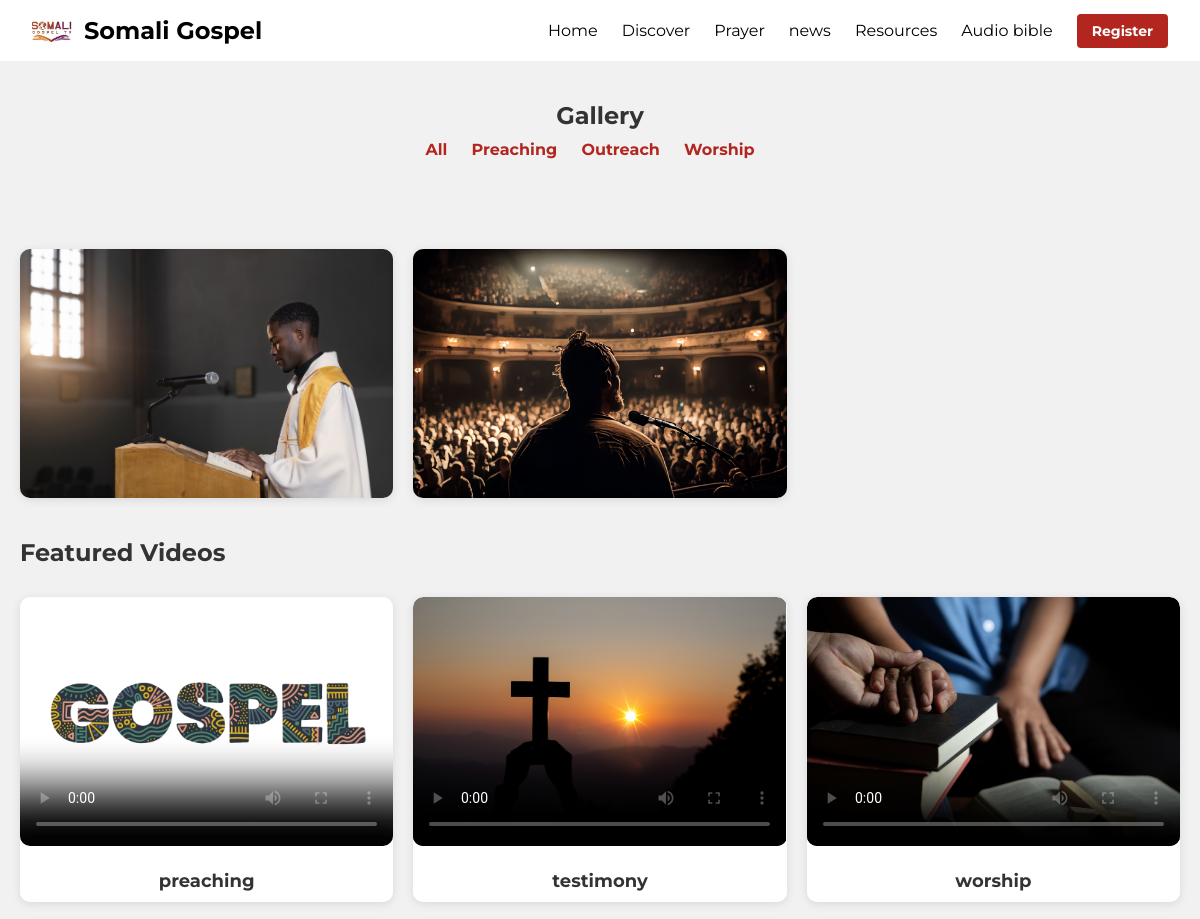
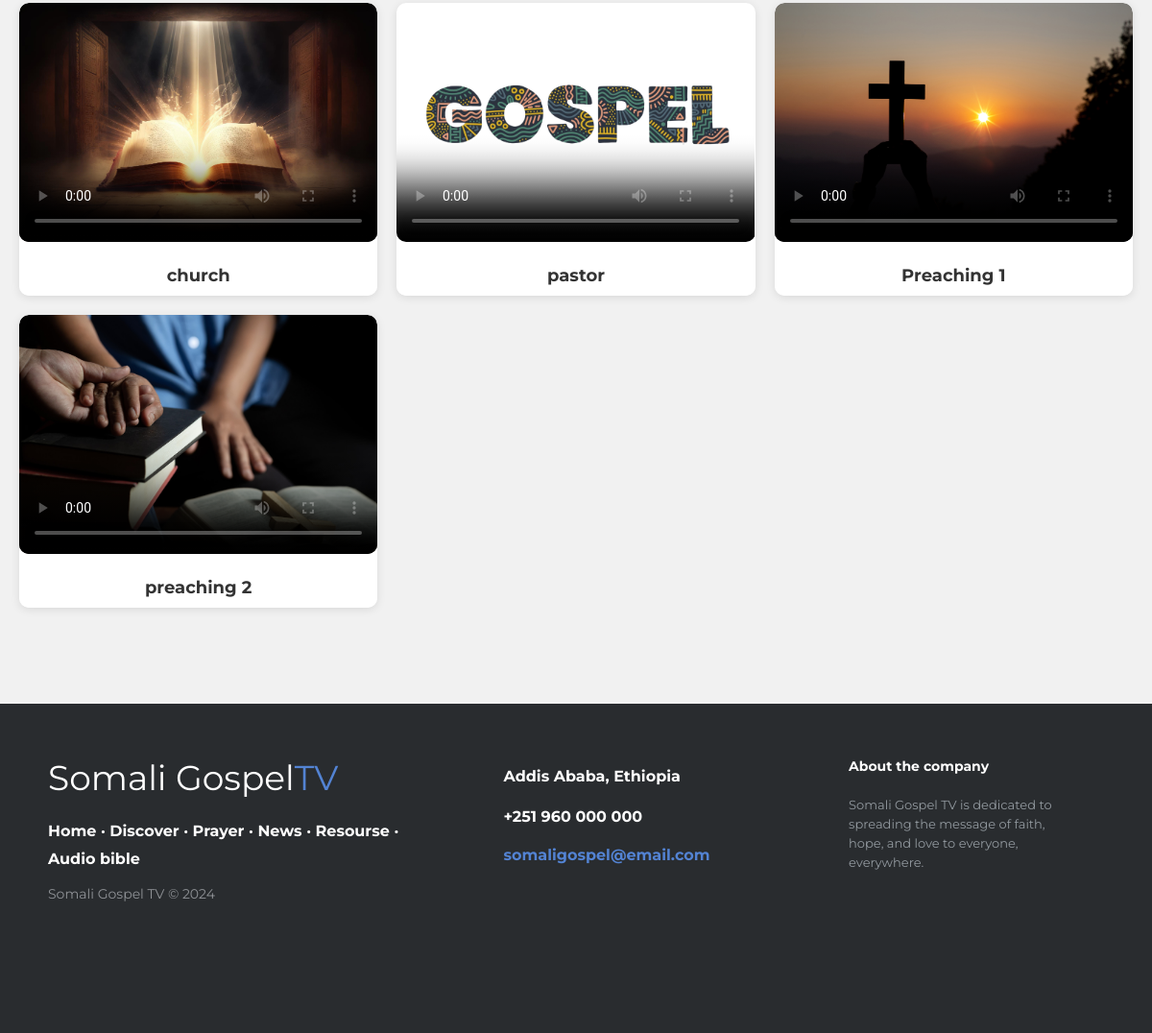
/gallery/?category=2, run on the app's committed database (2 pictures, top to bottom).
### main_app/models.py (models this page shows, shortened)
class ImageCategory(models.Model):
    name = models.CharField(max_length=100, unique=True)

class Image(models.Model):
    image = models.ImageField(upload_to='images/')  # The image file (stored in a folder called 'images/')
    category = models.ForeignKey(ImageCategory, on_delete=models.CASCADE, related_name='images')  # Linking image to a category
    created_at = models.DateTimeField(auto_now_add=True)  # Timestamp when the image was added
    updated_at = models.DateTimeField(auto_now=True)  # Timestamp when the image was last updated

class Video(models.Model):
    title = models.CharField(max_length=255)
    file = models.FileField(upload_to='videos/')  # Store videos in the 'videos' directory
    created_at = models.DateTimeField(auto_now_add=True)
    thumbnail = models.ImageField(upload_to='video_thumbnails/', null=True, blank=True)

### main_app/views.py (the view)
# urls.py: path('gallery/', views.image_gallery, name='gallery'),
def image_gallery(request):
    categories = ImageCategory.objects.all()
    selected_category = request.GET.get('category')  # Get the category from the query parameter
    if selected_category:
        images = Image.objects.filter(category__id=selected_category)
    else:
        images = Image.objects.all()
    videos = Video.objects.all()
    return render(request, 'main_app/gallery.html', {'categories': categories, 'images': images, 'videos': videos})

### main_app/templates/main_app/gallery.html (shortened to what this page needs)
{% load static %}
<!DOCTYPE html>
<html lang="en">
<head>
</head>
<body>
    {% include 'main_app/base.html' %}
    <div class="container">
        <div class="category-list">
            <h2>Gallery</h2>
            <ul>
                <li><a href="{% url 'gallery' %}" class="category-link">All</a></li>
                {% for category in categories %}
                    <li><a href="{% url 'gallery' %}?category={{ category.id }}" class="category-link">{{ category.name }}</a></li>
                {% endfor %}
            </ul>
        </div>
        <div class="gallery">
            {% if images %}
                <div class="image-grid">
                    {% for image in images %}
                        <div class="image-item">
                            <a href="{{ image.image.url }}" class="image-link">
                                <img src="{{ image.image.url }}" alt="{{ image.title }}" loading="lazy">
                            </a>
                        </div>
                    {% endfor %}
                </div>
            {% else %}
                <p>No images available for this category.</p>
            {% endif %}
        </div>
        <div class="video-section">
            <h2>Featured Videos</h2>
            <div class="video-grid">
                {% for video in videos %}
                    <div class="video-item">
                        <video id="video-{{ video.id }}" controls poster="{{ video.thumbnail.url }}">
                            <source src="{{ video.file.url }}" type="video/mp4">
                        </video>
                        <div class="video-title">{{ video.title }}</div>
                    </div>
                {% endfor %}
            </div>
        </div>
    </div>
    {% include 'main_app/footer.html' %}
</body>
</html>

### main_app/static/css/navbar.css (style rules this page uses)
* { margin: 0; padding: 0; box-sizing: border-box; font-family: 'Montserrat', sans-serif;; }

### main_app/templates/main_app/gallery.html (style rules this page uses)
body { font-family: 'Arial', sans-serif; background-color: #f1f1f1; margin: 0; padding: 0; color: #333; box-sizing: border-box; }
.container { display: flex; flex-direction: column; align-items: center; max-width: 1200px; margin: 0 auto; padding: 20px; }
.category-list { width: 100%; padding: 20px; margin-bottom: 40px; text-align: center; }
.category-list h2 { margin: 0; font-size: 24px; color: #333; }
.category-list ul { list-style-type: none; padding-left: 0; margin-top: 10px; }
.category-list li { display: inline-block; margin-right: 20px; }
.category-list .category-link { text-decoration: none; color: #b2261f; font-weight: bold; transition: color 0.3s ease; }
.gallery { width: 100%; }
.image-grid { display: grid; grid-template-columns: repeat(auto-fill, minmax(300px, 1fr)); gap: 20px; margin-top: 30px; }
.image-item { background-color: #fff; border-radius: 10px; overflow: hidden; box-shadow: 0 2px 10px rgba(0, 0, 0, 0.1); transition: transform 0.3s ease; }
.image-link img { width: 100%; height: auto; display: block; object-fit: cover; transition: opacity 0.3s ease; }
.video-section { margin-top: 40px; width: 100%; }
.video-grid { display: grid; grid-template-columns: repeat(auto-fill, minmax(300px, 1fr)); gap: 20px; margin-top: 30px; }
.video-item { background-color: #fff; border-radius: 10px; overflow: hidden; box-shadow: 0 2px 10px rgba(0, 0, 0, 0.1); transition: transform 0.3s ease; text-align: center; }
video { width: 100%; height: auto; border-radius: 10px; }
.video-title { font-size: 18px; font-weight: bold; color: #333; padding: 10px; background-color: #fff; border-radius: 0 0 10px 10px; margin-top: 10px; text-align: center; transition: color 0.3s ease; }

### data on the page
ImageCategory: name "Preaching"
ImageCategory: name "Outreach"
ImageCategory: name "Worship"
Image: image (picture)
Image: image (picture)
Video: title "preaching"
Video: title "testimony"
Video: title "worship"
Video: title "church"
Video: title "pastor"
Video: title "Preaching 1"
Video: title "preaching 2"
